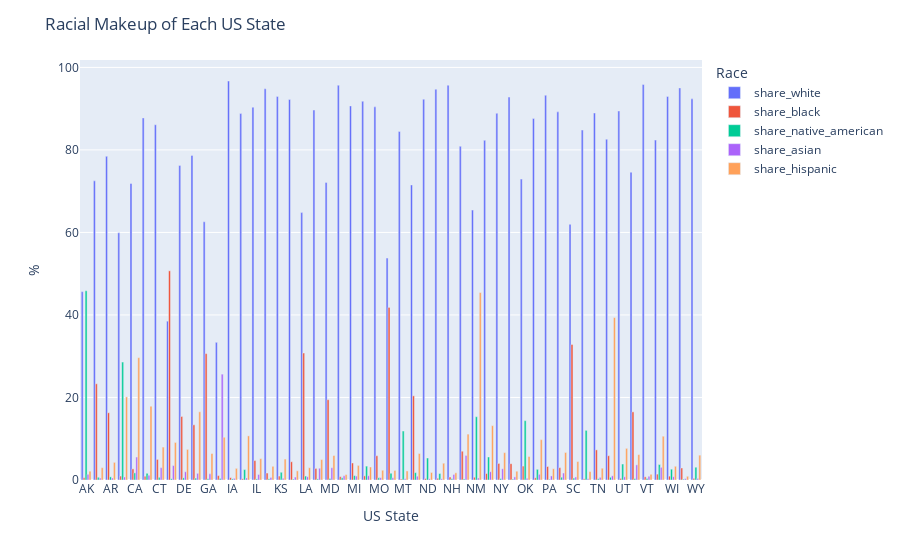

The cell this chart's notebook holds for it:
### Code cell
df_share_race_city[['share_white', 'share_black', 'share_native_american', 'share_asian', 'share_hispanic']] = df_share_race_city[['share_white', 'share_black', 'share_native_american', 'share_asian', 'share_hispanic']].apply(pd.to_numeric, errors='coerce')
chart_data = df_share_race_city.groupby('Geographic area').agg({'share_white': 'mean', 'share_black': 'mean', 'share_native_american': 'mean', 'share_asian': 'mean', 'share_hispanic': 'mean'})

fig = px.bar(chart_data, x=chart_data.index, y=['share_white', 'share_black', 'share_native_american', 'share_asian', 'share_hispanic'], barmode='group')
fig.update_layout(
  title="Racial Makeup of Each US State",
  xaxis_title="US State",
  yaxis_title="%",
  legend_title="Race"
)
fig.show()

### Figure 1 — Plotly figure (JSON) as saved in the notebook; plotly's stock layout.template omitted (floating-point values rounded to 4 significant figures)
{"data": [{"alignmentgroup": "True", "hovertemplate": "variable=share_white<br>Geographic area=%{x}<br>value=%{y}<extra></extra>", "legendgroup": "share_white", "marker": {"color": "#636efa", "pattern": {"shape": ""}}, "name": "share_white", "offsetgroup": "share_white", "orientation": "v", "showlegend": true, "textposition": "auto", "type": "bar", "x": ["AK", "AL", "AR", "AZ", "CA", "CO", "CT", "DC", "DE", "FL", "GA", "HI", "IA", "ID", "IL", "IN", "KS", "KY", "LA", "MA", "MD", "ME", "MI", "MN", "MO", "MS", "MT", "NC", "ND", "NE", "NH", "NJ", "NM", "NV", "NY", "OH", "OK", "OR", "PA", "RI", "SC", "SD", "TN", "TX", "UT", "VA", "VT", "WA", "WI", "WV", "WY"], "xaxis": "x", "y": [45.65, 72.51, 78.45, 59.93, 71.87, 87.77, 86.11, 38.5, 76.25, 78.67, 62.59, 33.37, 96.71, 88.82, 90.36, 94.82, 92.96, 92.23, 64.81, 89.67, 72.12, 95.69, 90.67, 91.8, 90.44, 53.8, 84.48, 71.52, 92.29, 94.72, 95.68, 80.89, 65.42, 82.33, 88.88, 92.8, 72.93, 87.63, 93.25, 89.23, 61.98, 84.82, 88.95, 82.59, 89.44, 74.6, 95.87, 82.38, 92.96, 95.04, 92.37], "yaxis": "y"}, {"alignmentgroup": "True", "hovertemplate": "variable=share_black<br>Geographic area=%{x}<br>value=%{y}<extra></extra>", "legendgroup": "share_black", "marker": {"color": "#EF553B", "pattern": {"shape": ""}}, "name": "share_black", "offsetgroup": "share_black", "orientation": "v", "showlegend": true, "textposition": "auto", "type": "bar", "x": ["AK", "AL", "AR", "AZ", "CA", "CO", "CT", "DC", "DE", "FL", "GA", "HI", "IA", "ID", "IL", "IN", "KS", "KY", "LA", "MA", "MD", "ME", "MI", "MN", "MO", "MS", "MT", "NC", "ND", "NE", "NH", "NJ", "NM", "NV", "NY", "OH", "OK", "OR", "PA", "RI", "SC", "SD", "TN", "TX", "UT", "VA", "VT", "WA", "WI", "WV", "WY"], "xaxis": "x", "y": [0.5673, 23.32, 16.3, 0.9545, 2.692, 0.9177, 4.992, 50.7, 15.39, 13.37, 30.63, 1.071, 0.5635, 0.2952, 4.704, 1.688, 0.9605, 4.421, 30.78, 2.802, 19.46, 0.8198, 4.124, 1.001, 5.879, 41.83, 0.2266, 20.4, 0.3574, 0.4205, 0.7156, 6.975, 0.667, 1.567, 4.008, 3.96, 3.376, 0.5295, 3.27, 2.988, 32.83, 0.29, 7.303, 5.88, 0.385, 16.51, 0.7706, 1.427, 0.9373, 2.915, 0.3995], "yaxis": "y"}, {"alignmentgroup": "True", "hovertemplate": "variable=share_native_american<br>Geographic area=%{x}<br>value=%{y}<extra></extra>", "legendgroup": "share_native_american", "marker": {"color": "#00cc96", "pattern": {"shape": ""}}, "name": "share_native_american", "offsetgroup": "share_native_american", "orientation": "v", "showlegend": true, "textposition": "auto", "type": "bar", "x": ["AK", "AL", "AR", "AZ", "CA", "CO", "CT", "DC", "DE", "FL", "GA", "HI", "IA", "ID", "IL", "IN", "KS", "KY", "LA", "MA", "MD", "ME", "MI", "MN", "MO", "MS", "MT", "NC", "ND", "NE", "NH", "NJ", "NM", "NV", "NY", "OH", "OK", "OR", "PA", "RI", "SC", "SD", "TN", "TX", "UT", "VA", "VT", "WA", "WI", "WV", "WY"], "xaxis": "x", "y": [45.86, 0.6593, 0.7599, 28.59, 1.723, 1.625, 0.6566, 0.3, 0.5237, 0.4554, 0.3003, 0.3881, 0.2714, 2.525, 0.2618, 0.2758, 1.873, 0.2101, 0.9573, 0.2663, 0.3409, 0.545, 1.077, 3.363, 0.5443, 1.615, 11.87, 1.788, 5.33, 1.56, 0.2875, 0.2571, 15.34, 5.577, 0.3613, 0.215, 14.38, 2.589, 0.1616, 0.6706, 0.4628, 12.03, 0.3166, 0.6589, 3.87, 0.3423, 0.3697, 3.75, 2.62, 0.2002, 3.095], "yaxis": "y"}, {"alignmentgroup": "True", "hovertemplate": "variable=share_asian<br>Geographic area=%{x}<br>value=%{y}<extra></extra>", "legendgroup": "share_asian", "marker": {"color": "#ab63fa", "pattern": {"shape": ""}}, "name": "share_asian", "offsetgroup": "share_asian", "orientation": "v", "showlegend": true, "textposition": "auto", "type": "bar", "x": ["AK", "AL", "AR", "AZ", "CA", "CO", "CT", "DC", "DE", "FL", "GA", "HI", "IA", "ID", "IL", "IN", "KS", "KY", "LA", "MA", "MD", "ME", "MI", "MN", "MO", "MS", "MT", "NC", "ND", "NE", "NH", "NJ", "NM", "NV", "NY", "OH", "OK", "OR", "PA", "RI", "SC", "SD", "TN", "TX", "UT", "VA", "VT", "WA", "WI", "WV", "WY"], "xaxis": "x", "y": [1.388, 0.4798, 0.4771, 0.7266, 5.568, 1.155, 2.99, 3.5, 2, 1.617, 1.492, 25.65, 0.4008, 0.4877, 1.337, 0.5868, 0.4264, 0.711, 0.7865, 2.853, 2.98, 1.032, 0.9542, 1.026, 0.5499, 0.5461, 0.3189, 0.9263, 0.2935, 0.2919, 1.343, 5.945, 0.4939, 2.007, 2.719, 0.7515, 0.4265, 1.382, 0.989, 1.688, 0.74, 0.3179, 0.6373, 1.015, 0.7709, 3.669, 0.9101, 3.075, 0.7908, 0.3411, 0.3896], "yaxis": "y"}, {"alignmentgroup": "True", "hovertemplate": "variable=share_hispanic<br>Geographic area=%{x}<br>value=%{y}<extra></extra>", "legendgroup": "share_hispanic", "marker": {"color": "#FFA15A", "pattern": {"shape": ""}}, "name": "share_hispanic", "offsetgroup": "share_hispanic", "orientation": "v", "showlegend": true, "textposition": "auto", "type": "bar", "x": ["AK", "AL", "AR", "AZ", "CA", "CO", "CT", "DC", "DE", "FL", "GA", "HI", "IA", "ID", "IL", "IN", "KS", "KY", "LA", "MA", "MD", "ME", "MI", "MN", "MO", "MS", "MT", "NC", "ND", "NE", "NH", "NJ", "NM", "NV", "NY", "OH", "OK", "OR", "PA", "RI", "SC", "SD", "TN", "TX", "UT", "VA", "VT", "WA", "WI", "WV", "WY"], "xaxis": "x", "y": [2.149, 2.98, 4.273, 20.14, 29.65, 17.9, 7.976, 9.1, 7.417, 16.53, 6.415, 10.36, 2.819, 10.7, 5.171, 3.318, 5.072, 2.226, 2.977, 4.946, 5.931, 1.313, 3.535, 3.154, 2.365, 2.322, 2.192, 6.413, 1.823, 4.07, 1.745, 11.12, 45.43, 13.17, 6.629, 2.13, 5.696, 9.777, 2.733, 6.668, 4.475, 2.037, 2.856, 39.36, 7.663, 6.153, 1.38, 10.61, 3.323, 0.9042, 6.018], "yaxis": "y"}], "layout": {"barmode": "group", "legend": {"title": {"text": "Race"}, "tracegroupgap": 0}, "margin": {"t": 60}, "title": {"text": "Racial Makeup of Each US State"}, "xaxis": {"anchor": "y", "domain": [0, 1], "title": {"text": "US State"}}, "yaxis": {"anchor": "x", "domain": [0, 1], "title": {"text": "%"}}}}
